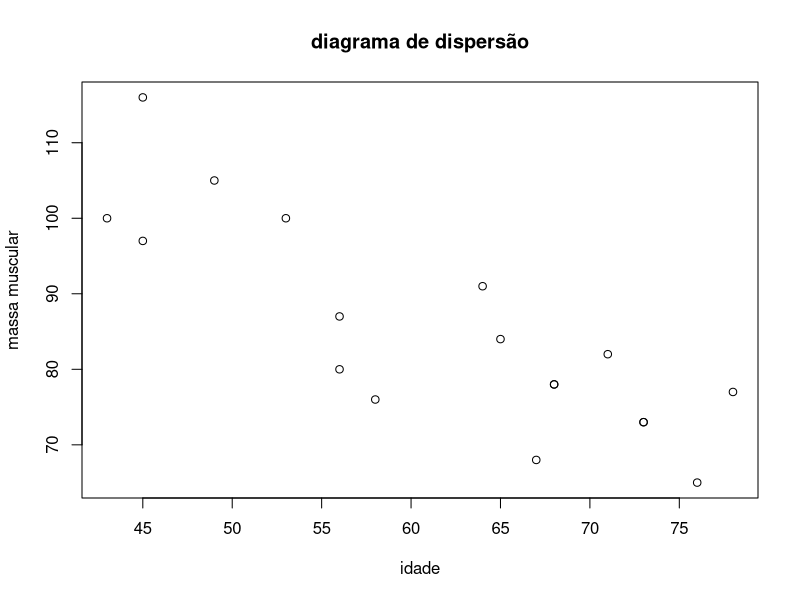

Source code (R):
# Dados
idade <- c(71, 64, 43, 67, 56, 73, 68, 56, 76, 65, 45, 58, 45, 53, 49, 78, 73, 68)
massa <- c(82, 91, 100, 68, 87, 73, 78, 80, 65, 84, 116, 76, 97, 100, 105, 77, 73, 78)

plot(idade, massa, xlab = "idade", ylab = "massa muscular", main = "diagrama de dispersão")

correlacao <- cor(idade, massa)
print(paste("coeficiente de correlação:", correlacao))

modelo <- lm(massa ~ idade)
print(summary(modelo))

nova_idade <- data.frame(idade = 50)
massa_estimada <- predict(modelo, nova_idade)
print(paste("massa muscular estimada aos 50 anos:", massa_estimada))